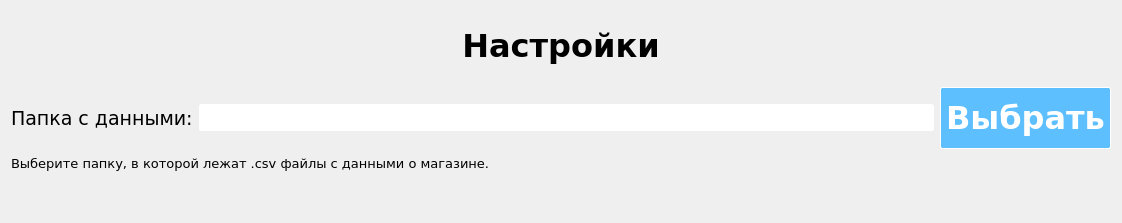
        <widget class="QWidget" name="settings_page">
         <property name="font">
          <font>
           <family>Verdana</family>
           <pointsize>24</pointsize>
          </font>
         </property>
         <layout class="QGridLayout" name="gridLayout_8">
          <item row="4" column="0">
           <spacer name="verticalSpacer_2">
            <property name="orientation">
             <enum>Qt::Vertical</enum>
            </property>
            <property name="sizeHint" stdset="0">
             <size>
              <width>20</width>
              <height>40</height>
             </size>
            </property>
           </spacer>
          </item>
          <item row="1" column="0">
           <layout class="QHBoxLayout" name="horizontalLayout_10">
            <item>
             <widget class="QLabel" name="label">
              <property name="font">
               <font>
                <family>Verdana</family>
                <pointsize>14</pointsize>
               </font>
              </property>
              <property name="text">
               <string>Папка с данными:</string>
              </property>
             </widget>
            </item>
            <item>
             <widget class="QLineEdit" name="lineEdit_4">
              <property name="font">
               <font>
                <family>Verdana</family>
                <pointsize>14</pointsize>
               </font>
              </property>
              <property name="styleSheet">
               <string notr="true">QLineEdit{
border: 1px solid white;
border-radius: 2px;
}</string>
              </property>
              <property name="readOnly">
               <bool>true</bool>
              </property>
              <property name="clearButtonEnabled">
               <bool>false</bool>
              </property>
             </widget>
            </item>
            <item>
             <widget class="QPushButton" name="browserButton">
              <property name="styleSheet">
               <string notr="true">QPushButton{
background-color: #5ebfff;
color: #ffffff;
height: 50px;
border: 1px solid white;
border-radius: 2px;
padding: 5px;
font-weight: bold;
}
QPushButton:hover{
background-color: #2babff;
color: #ffffff;
height: 50px;
border: 1px solid white;
border-radius: 2px;
padding: 5px;
font-weight: bold;
}</string>
              </property>
              <property name="text">
               <string>Выбрать</string>
              </property>
             </widget>
            </item>
           </layout>
          </item>
          <item row="0" column="0">
           <widget class="QLabel" name="label_2">
            <property name="minimumSize">
             <size>
              <width>1100</width>
              <height>70</height>
             </size>
            </property>
            <property name="maximumSize">
             <size>
              <width>1100</width>
              <height>70</height>
             </size>
            </property>
            <property name="font">
             <font>
              <family>Verdana</family>
              <pointsize>24</pointsize>
              <weight>75</weight>
              <bold>true</bold>
             </font>
            </property>
            <property name="text">
             <string>Настройки</string>
            </property>
            <property name="alignment">
             <set>Qt::AlignCenter</set>
            </property>
           </widget>
          </item>
          <item row="2" column="0">
           <widget class="QLabel" name="label_20">
            <property name="font">
             <font>
              <family>Verdana</family>
              <pointsize>10</pointsize>
             </font>
            </property>
            <property name="cursor">
             <cursorShape>SizeFDiagCursor</cursorShape>
            </property>
            <property name="text">
             <string>Выберите папку, в которой лежат .csv файлы с данными о магазине.</string>
            </property>
            <property name="alignment">
             <set>Qt::AlignLeading|Qt::AlignLeft|Qt::AlignVCenter</set>
            </property>
           </widget>
          </item>
         </layout>
        </widget>
